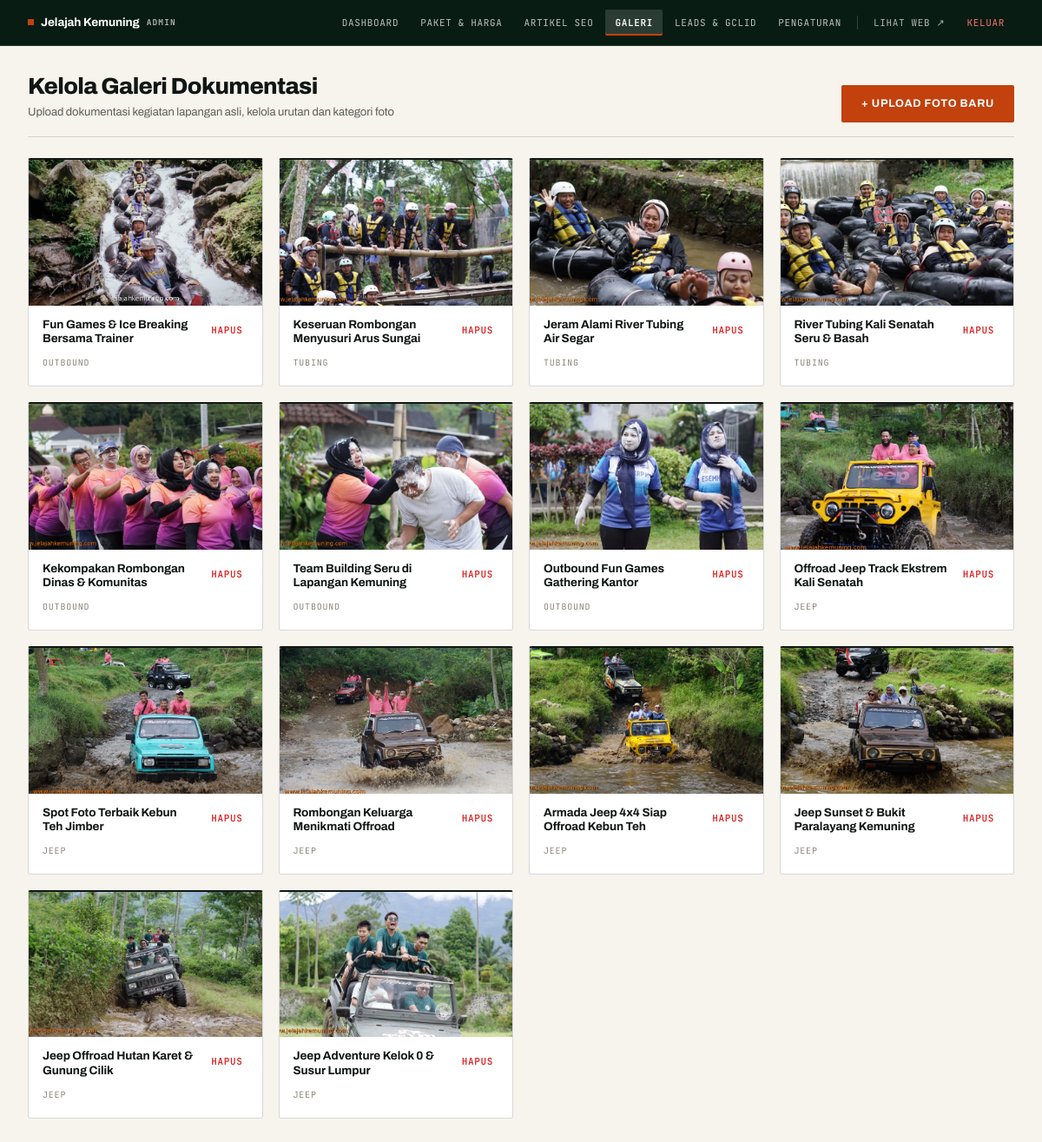
The page /admin/galeri.php (signed in) on the database its author committed.
### tables this page shows
CREATE TABLE IF NOT EXISTS galleries (
    id INTEGER PRIMARY KEY AUTO_INCREMENT,
    title VARCHAR(200) NOT NULL,
    image_url VARCHAR(255) NOT NULL,
    category_tag VARCHAR(50) DEFAULT 'jeep',
    sort_order INTEGER DEFAULT 0,
    created_at TIMESTAMP DEFAULT CURRENT_TIMESTAMP
);

### admin/galeri.php (the view, shortened to what this page needs)
<?php
$db = Database::getInstance()->getConnection();
$galleries = $db->query("SELECT * FROM galleries ORDER BY id DESC")->fetchAll(PDO::FETCH_ASSOC);
$activePage = 'galeri';
?>
<!DOCTYPE html>
<html lang="id">
<head>
    <link rel="stylesheet" href="/assets/css/style.min.css">
</head>
<body class="admin-body">
    <?php require __DIR__ . '/_nav.php'; ?>
    <main class="container" style="padding-top:32px; padding-bottom:64px;">
        <div class="admin-page-head">
            <div>
                <h1 class="admin-page-title">Kelola Galeri Dokumentasi</h1>
                <p class="admin-page-sub">Upload dokumentasi kegiatan lapangan asli, kelola urutan dan kategori foto</p>
            </div>
            <button onclick="document.getElementById('modal-add').classList.remove('hidden')" class="btn btn-accent">+ Upload Foto Baru</button>
        </div>
        <div style="display:grid; grid-template-columns:repeat(auto-fill, minmax(260px, 1fr)); gap:18px;">
            <?php if (empty($galleries)): ?>
            <div style="background:#fff; border:1px solid var(--rule); border-radius:var(--radius-sm); padding:44px 20px; text-align:center; grid-column:1/-1; color:var(--ink-faint);">
                Belum ada foto galeri yang diunggah.
            </div>
            <?php else: foreach ($galleries as $gal): ?>
            <div style="background:#fff; border:1px solid var(--rule); border-top:2px solid var(--ink); border-radius:var(--radius-sm); overflow:hidden; display:flex; flex-direction:column;">
                <div style="aspect-ratio:16/10; overflow:hidden; background:var(--paper-recessed);">
                    <img src="<?= htmlspecialchars($gal['image_url']) ?>" alt="<?= htmlspecialchars($gal['title']) ?>" style="width:100%; height:100%; object-fit:cover;" loading="lazy">
                </div>
                <div style="padding:14px 16px; display:flex; justify-content:space-between; align-items:flex-start; gap:10px; flex:1;">
                    <div>
                        <div style="font-weight:700; font-size:13.5px; color:var(--ink); line-height:1.25; margin-bottom:4px;"><?= htmlspecialchars($gal['title']) ?></div>
                        <span class="mono" style="font-size:10px; color:var(--ink-faint); text-transform:uppercase; letter-spacing:0.08em;"><?= htmlspecialchars($gal['category_tag']) ?></span>
                    </div>
                    <form method="POST" onsubmit="return confirm('Hapus foto ini?')" style="margin:0;">
                        <button type="submit" class="admin-btn-action delete">Hapus</button>
                    </form>
                </div>
            </div>
            <?php endforeach; endif; ?>
        </div>
    </main>
</body>
</html>

### admin/_nav.php (shortened to what this page needs)
<?php
$activePage = $activePage ?? basename($_SERVER['PHP_SELF'], '.php');
?>
<header class="admin-topbar">
    <div class="admin-topbar-inner">
        <a href="/admin/index.php" class="admin-brand">
            <span class="admin-brand-dot"></span>
            <span>Jelajah Kemuning</span>
            <span class="admin-brand-badge">Admin</span>
        </a>
        <nav class="admin-nav" aria-label="Menu Pengelola">
            <a href="/admin/index.php" class="admin-nav-link <?= $activePage === 'index' ? 'is-active' : '' ?>">Dashboard</a>
            <a href="/admin/paket.php" class="admin-nav-link <?= $activePage === 'paket' ? 'is-active' : '' ?>">Paket &amp; Harga</a>
            <a href="/admin/artikel.php" class="admin-nav-link <?= $activePage === 'artikel' ? 'is-active' : '' ?>">Artikel SEO</a>
            <a href="/admin/galeri.php" class="admin-nav-link <?= $activePage === 'galeri' ? 'is-active' : '' ?>">Galeri</a>
            <a href="/admin/leads.php" class="admin-nav-link <?= $activePage === 'leads' ? 'is-active' : '' ?>">Leads &amp; GCLID</a>
            <a href="/admin/settings.php" class="admin-nav-link <?= $activePage === 'settings' ? 'is-active' : '' ?>">Pengaturan</a>
            <a href="/" target="_blank" class="admin-nav-link admin-nav-ext">Lihat Web ↗</a>
            <a href="/admin/logout.php" class="admin-nav-link admin-nav-logout">Keluar</a>
        </nav>
    </div>
</header>

### rows shown on the page
galleries: image_url (picture), title "Fun Games & Ice Breaking Bersama Trainer", category_tag "OUTBOUND"
galleries: image_url (picture), title "Keseruan Rombongan Menyusuri Arus Sungai", category_tag "TUBING"
galleries: image_url (picture), title "Jeram Alami River Tubing Air Segar", category_tag "TUBING"
galleries: image_url (picture), title "River Tubing Kali Senatah Seru & Basah", category_tag "TUBING"
galleries: image_url (picture), title "Kekompakan Rombongan Dinas & Komunitas", category_tag "OUTBOUND"
galleries: image_url (picture), title "Team Building Seru di Lapangan Kemuning", category_tag "OUTBOUND"
galleries: image_url (picture), title "Outbound Fun Games Gathering Kantor", category_tag "OUTBOUND"
galleries: image_url (picture), title "Offroad Jeep Track Ekstrem Kali Senatah", category_tag "JEEP"
galleries: image_url (picture), title "Spot Foto Terbaik Kebun Teh Jimber", category_tag "JEEP"
galleries: image_url (picture), title "Rombongan Keluarga Menikmati Offroad", category_tag "JEEP"
galleries: image_url (picture), title "Armada Jeep 4x4 Siap Offroad Kebun Teh", category_tag "JEEP"
galleries: image_url (picture), title "Jeep Sunset & Bukit Paralayang Kemuning", category_tag "JEEP"
galleries: image_url (picture), title "Jeep Offroad Hutan Karet & Gunung Cilik", category_tag "JEEP"
galleries: image_url (picture), title "Jeep Adventure Kelok 0 & Susur Lumpur", category_tag "JEEP"
